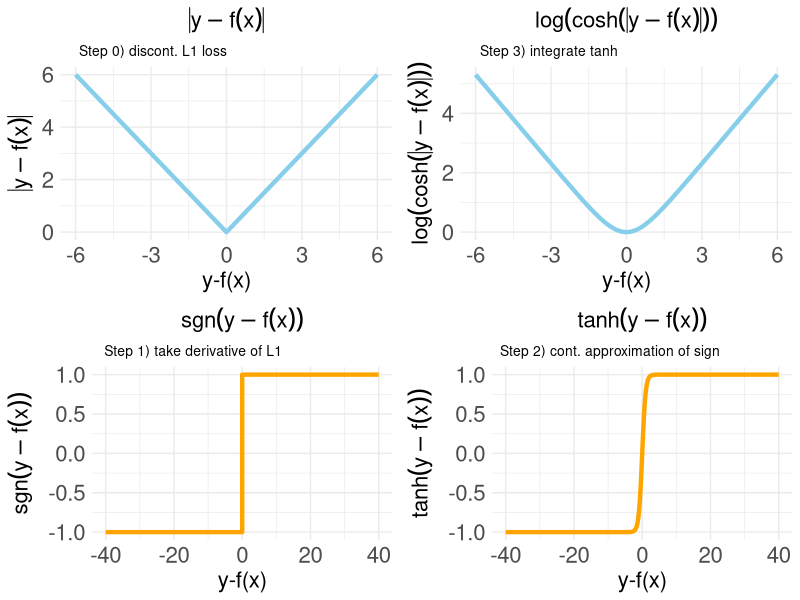
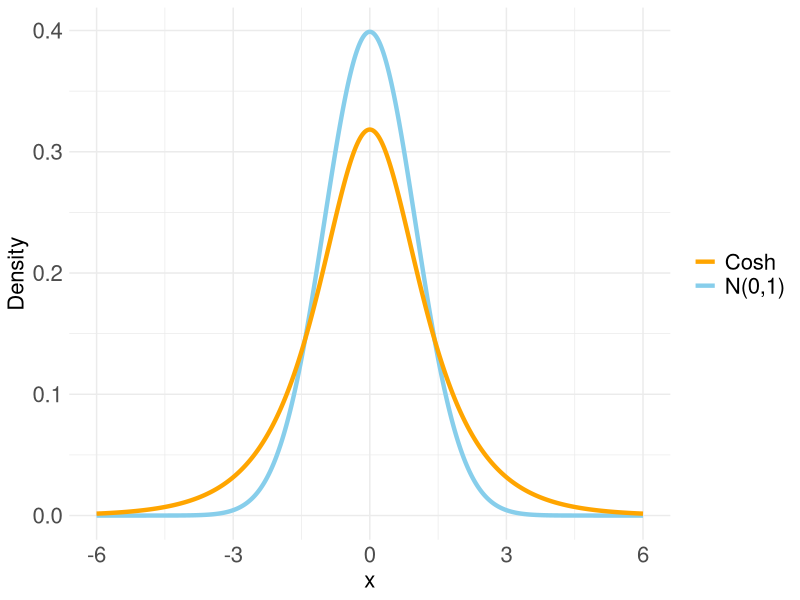
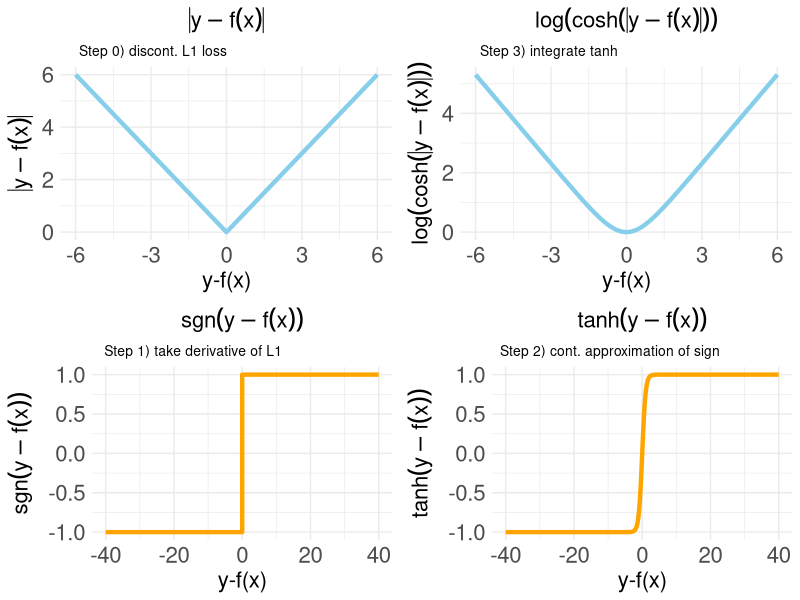
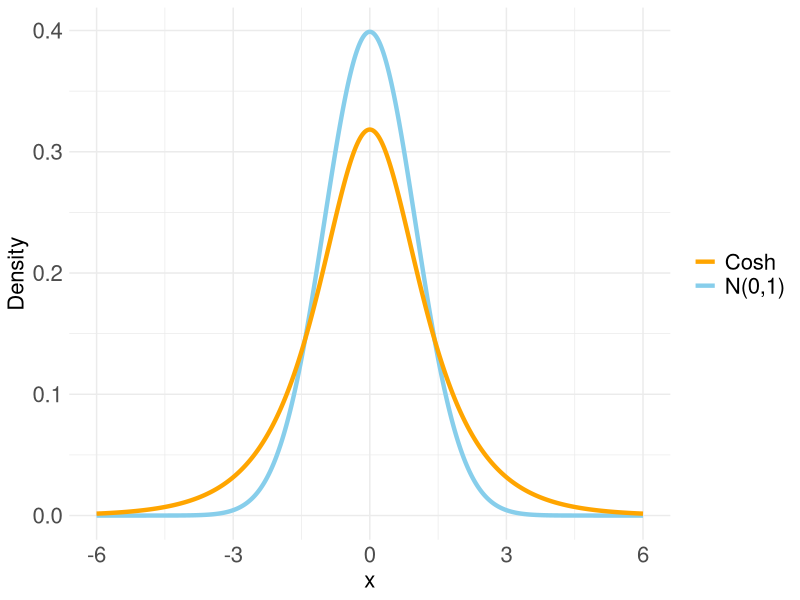

Source code (R) for these figures, in order:
library(ggplot2)
library(ggpubr)

# Define the range for x
x_range <- seq(-6, 6, by = 0.1)

# Set the line width
line_width <- 1.5

# Define theme adjustments for increased sizes
theme_enlarged <- function() {
  theme_minimal() +
    theme(
      plot.title = element_text(hjust = 0.5, size = 16),
      plot.subtitle = element_text(hjust = 0.1, size = 10),
      axis.title = element_text(size = 16),               
      axis.text = element_text(size = 16),
      legend.text = element_text(size=16)
    )
}

# Create plot sequence (L1 => sign => tanh => log-cosh) with updated line width
p1 <- ggplot(data.frame(x = x_range), aes(x)) +
  geom_line(aes(y = abs(x)), size = line_width, color = "skyblue") +
  labs(subtitle = "Step 0) discont. L1 loss", title = expression(abs(y-f(x))), x = "y-f(x)", y = expression(abs(y-f(x)))) +
  theme_enlarged()

p2 <- ggplot(data.frame(x = x_range), aes(x)) +
  geom_line(aes(y = log(cosh(x))), size = line_width, color = "skyblue") +
  labs(subtitle = "Step 3) integrate tanh", title = expression(log(cosh(abs(y-f(x))))), x = "y-f(x)", y = expression(log(cosh(abs(y-f(x)))))) +
  theme_enlarged()

x_sgn <- c(-40, -1e-6, 1e-6, 40)
y_sgn <- sign(x_sgn)
p3 <- ggplot(data.frame(x = x_sgn, y = y_sgn), aes(x, y)) +
  geom_step(size = line_width, color = "orange") +
  labs(subtitle = "Step 1) take derivative of L1", title = expression(sgn(y-f(x))), x = "y-f(x)", y = expression(sgn(y-f(x)))) +
  theme_enlarged()

x_tanh <- seq(-40, 40, by = 0.1)
p4 <- ggplot(data.frame(x = x_tanh), aes(x)) +
  geom_line(aes(y = tanh(x)), size = line_width, color="orange") +
  labs(subtitle = "Step 2) cont. approximation of sign", title = expression(tanh(y-f(x))), x = "y-f(x)", y = expression(tanh(y-f(x)))) +
  theme_enlarged()

# Combine the plots
p <- ggarrange(p1, p2, p3, p4, ncol = 2, nrow = 2)
p
ggsave("../figure/logcosh-derivation.png", p, width = 7L, height = 5L)
##### plot gaussian and cosh densities together

# Define the range for x
x_range <- seq(-6, 6, length.out = 1000)

# Define the standard Gaussian density function
gaussian_density <- dnorm(x_range)

# Define the cosh density function
cosh_density <- 1 / (pi * cosh(x_range))

# Create a data frame for plotting
data_to_plot <- data.frame(x = x_range, Gaussian = gaussian_density, Cosh = cosh_density)

# Create the ggplot
p1 <- ggplot(data_to_plot, aes(x)) +
  geom_line(aes(y = Gaussian, color = "N(0,1)"), size=line_width) +
  geom_line(aes(y = Cosh, color = "Cosh"), size=line_width) +
  labs(x = "x", y = "Density") +
  scale_color_manual(values = c("N(0,1)" = "skyblue", "Cosh" = "orange")) +
  theme_enlarged() +
  theme(legend.title = element_blank()) +
  theme(legend.text = element_text(size=16))

p1
ggsave("../figure/cosh-gaussian-densities.png", p1, width = 6L, height = 3L)
